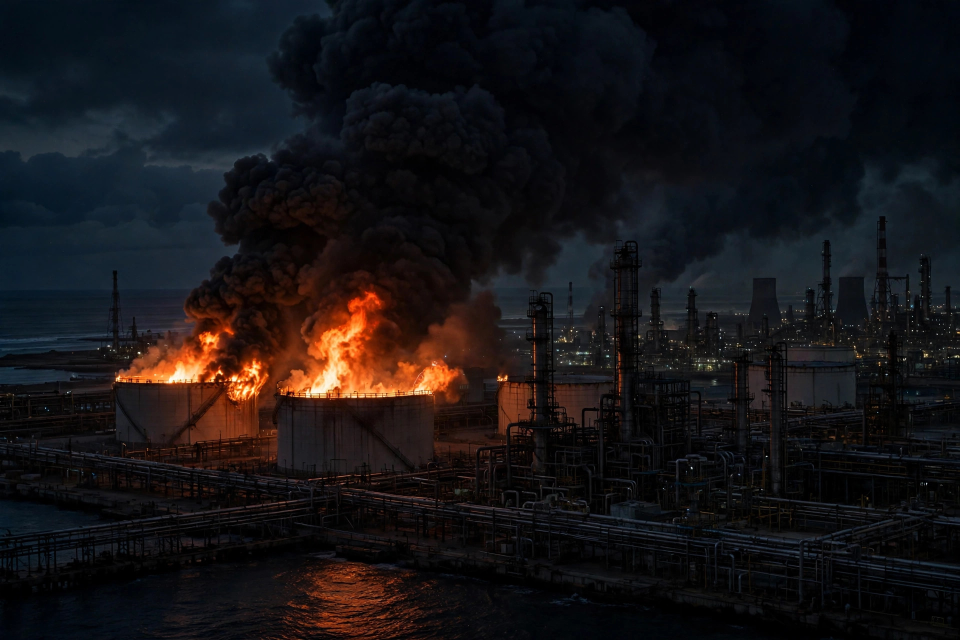
#> input picture assets/panel-oil.jpg, 1920 x 1280 px (shown at 1/2 size)
$ python build_image.py
#> lines starting #> are read from the running program, lines starting #| are printed output that depends on the picture
#> in build, `canvas = Image.new("RGB", (WIDTH, HEIGHT), PAPER)`: canvas: PIL image 1024x1024 RGB; every value is 255
#!/usr/bin/env python3
"""Compose the entry image for 26 November 2026 world news.

Builds a 1024x1024 newspaper front page from three photo panels made
for this entry (assets/panel-*.jpg) plus the day's headlines, drawn with
Pillow. Run from this directory:

    python3 build_image.py

Writes entry.png next to this script. Deterministic: same inputs give
the same bytes (Pillow writes no timestamps into PNGs).
"""

from __future__ import annotations

from pathlib import Path

from PIL import Image, ImageDraw, ImageFont, ImageOps

HERE = Path(__file__).resolve().parent
WIDTH = 1024
HEIGHT = 1024

NAVY = (15, 41, 74)
GOLD = (217, 164, 65)
PAPER = (255, 255, 255)
INK = (18, 18, 18)
GREY = (88, 94, 102)
LIGHT_GREY = (200, 205, 212)
MASTHEAD_SUB = (185, 199, 216)

FONT_DIR = Path("/usr/share/fonts/truetype/dejavu")


def font(name: str, size: int) -> ImageFont.FreeTypeFont:
    return ImageFont.truetype(str(FONT_DIR / name), size)


SERIF_BOLD = "DejaVuSerif-Bold.ttf"
SANS = "DejaVuSans.ttf"
SANS_BOLD = "DejaVuSans-Bold.ttf"

# (tag text, tag colour, headline, deck)
STORIES = [
    (
        "OIL",
        (178, 34, 34),
        "Houthis claim strike on Saudi's biggest refinery",
        "Brent crude tops $94 as Yemen's rebels say they hit Ras Tanura and Riyadh.",
    ),
    (
        "TARIFFS",
        (31, 58, 95),
        "Trump proposes new tariffs on 14 trading partners",
        "China faces the highest rates in a drive against factory overcapacity.",
    ),
    (
        "NUCLEAR",
        (96, 44, 130),
        "Kim orders tactical nuclear weapons spread wider",
        "North Korea says it will deploy the weapons across more domains.",
    ),
    (
        "UKRAINE",
        (24, 110, 62),
        "Kyiv says it struck a major Russian air base",
        "Ukraine reports five planes damaged in a strike deep inside Russia.",
    ),
    (
        "CAIRO",
        (176, 92, 8),
        "Fuel tanker crash fire kills at least 30 in Cairo",
        "A collision on a highway ringing the Egyptian capital ignites a blaze.",
    ),
]

ALSO = (
    "Also: Norway's top court voids disputed oil licences \u00b7 "
    "BepiColombo reaches Mercury orbit \u00b7 Nvidia put on downgrade watch \u00b7 "
    "Duran Duran's Andy Taylor dies at 65"
)

FOOTER = "One day, five stories: fire, tariffs, nukes, a strike, a blaze."
BOTTOM = (
    "World news of Thursday, 26 November 2026 \u00b7 "
    "One image, five stories, one day."
)


def fit_font(draw: ImageDraw.ImageDraw, text: str, name: str,
             start: int, limit: int, minimum: int = 20) -> ImageFont.FreeTypeFont:
    """Largest font size at which *text* fits within *limit* pixels."""
#> called with text = 'Thursday, 26 November 2026', name = 'DejaVuSerif-Bold.ttf', start = 62, limit = 960, minimum = 20
    size = start
    while size > minimum:
        f = font(name, size)
        if draw.textlength(text, font=f) <= limit:
            return f
        size -= 1
    return font(name, minimum)


def wrap(draw: ImageDraw.ImageDraw, text: str, f: ImageFont.FreeTypeFont,
         limit: int) -> list[str]:
    """Greedy word wrap of *text* to lines no wider than *limit*."""
    lines: list[str] = []
    current = ""
    for word in text.split(" "):
        trial = f"{current} {word}".strip()
        if draw.textlength(trial, font=f) <= limit:
            current = trial
        else:
            if current:
                lines.append(current)
            current = word
    if current:
        lines.append(current)
    return lines


def draw_panel(canvas: Image.Image, path: Path, x: int, y: int,
               w: int, h: int, centering: tuple[float, float] = (0.5, 0.5)) -> None:
#> called with x = 0, y = 150, w = 341, h = 300, centering = (0.3, 0.5)
    photo = Image.open(path).convert("RGB")
#> photo is the input picture: PIL image 1920x1280 RGB; mean R, G, B 22.3, 19.6, 21.7
    photo = ImageOps.fit(photo, (w, h), Image.LANCZOS, centering=centering)
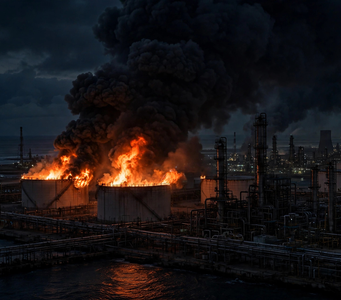
#> photo: PIL image 341x300 RGB; mean R, G, B 25.7, 20.4, 21.4
    canvas.paste(photo, (x, y))
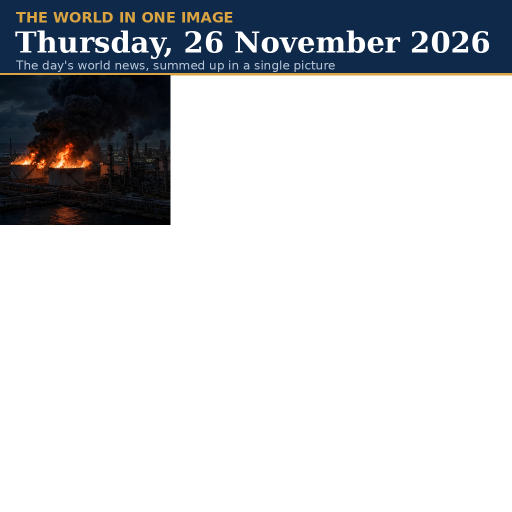
#> canvas: PIL image 1024x1024 RGB (shown at 1/2 size); mean R, G, B 203, 205.2, 208.5


def build() -> Image.Image:
    canvas = Image.new("RGB", (WIDTH, HEIGHT), PAPER)
    draw = ImageDraw.Draw(canvas)

    # --- Masthead -------------------------------------------------------
    draw.rectangle([0, 0, WIDTH, 148], fill=NAVY)
    f_kicker = font(SANS_BOLD, 29)
    draw.text((32, 18), "THE WORLD IN ONE IMAGE", font=f_kicker, fill=GOLD)
    f_date = fit_font(draw, "Thursday, 26 November 2026", SERIF_BOLD, 62, 960)
    draw.text((30, 50), "Thursday, 26 November 2026", font=f_date, fill=PAPER)
    f_sub = font(SANS, 24)
    draw.text(
        (32, 116),
        "The day's world news, summed up in a single picture",
        font=f_sub, fill=MASTHEAD_SUB,
    )
    draw.rectangle([0, 146, WIDTH, 150], fill=GOLD)

    # --- Photo row ------------------------------------------------------
    # Centerings keep each panel's subject in frame: the flames sit
    # left of centre in the refinery shot, the missile right of centre.
    panels = [
        ("panel-oil.jpg", (0.30, 0.50)),
        ("panel-ship.jpg", (0.50, 0.45)),
        ("panel-missile.jpg", (0.58, 0.50)),
    ]
    widths = [341, 342, 341]
    x = 0
    for (name, centre), w in zip(panels, widths):
        draw_panel(canvas, HERE / "assets" / name, x, 150, w, 300, centre)
        x += w
#> pass 2 of the loop in build, `for (name, centre), w in zip(panels, widths):`:
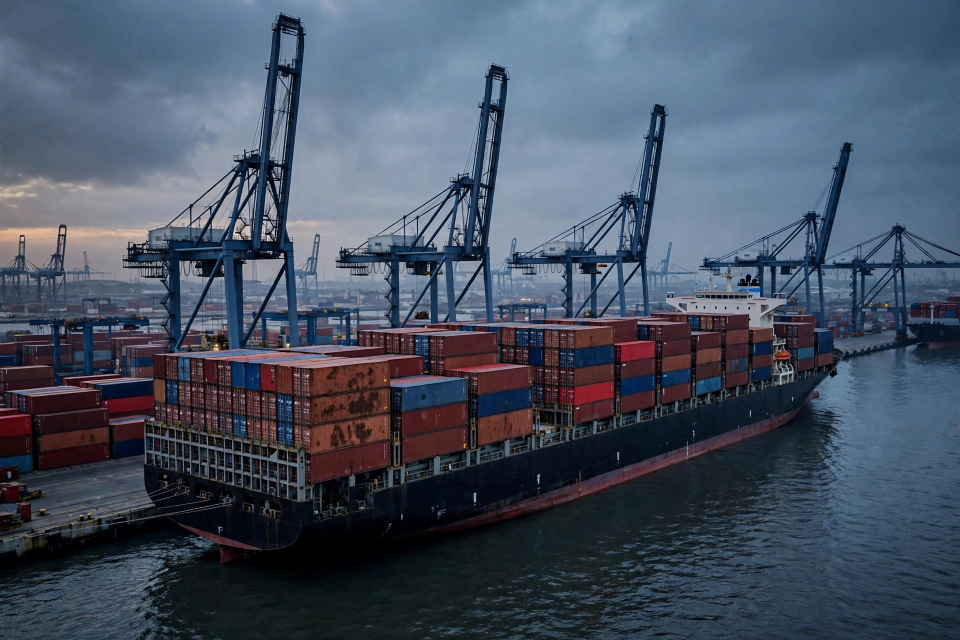
#> input picture assets/panel-ship.jpg, 1920 x 1280 px (shown at 1/2 size)
#> in draw_panel, photo is the input picture: PIL image 1920x1280 RGB; mean R, G, B 70.6, 81.6, 98.1
#> in draw_panel (call 2), `photo = ImageOps.fit(photo, (w, h), Image.LANCZOS, centering=centering)`:
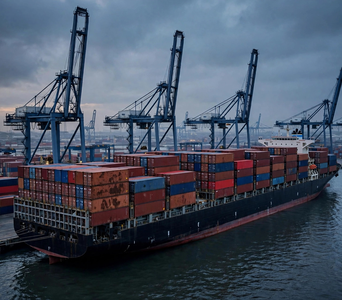
#> photo: PIL image 342x300 RGB; mean R, G, B 71.7, 81.9, 97.9
#> in draw_panel (call 2), `canvas.paste(photo, (x, y))`:
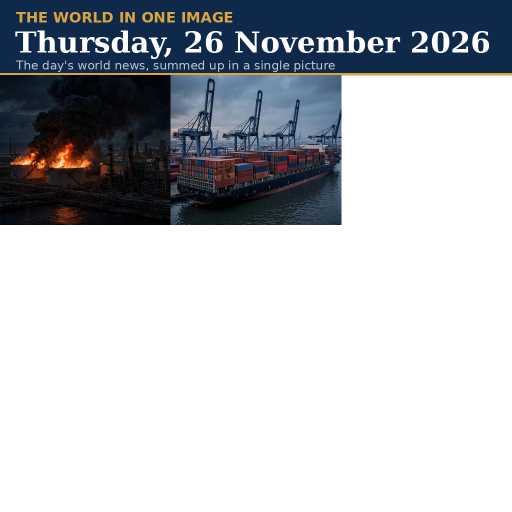
#> canvas: PIL image 1024x1024 RGB (shown at 1/2 size); mean R, G, B 185.1, 188.3, 193.2
#> pass 3 of the loop in build, `for (name, centre), w in zip(panels, widths):`:
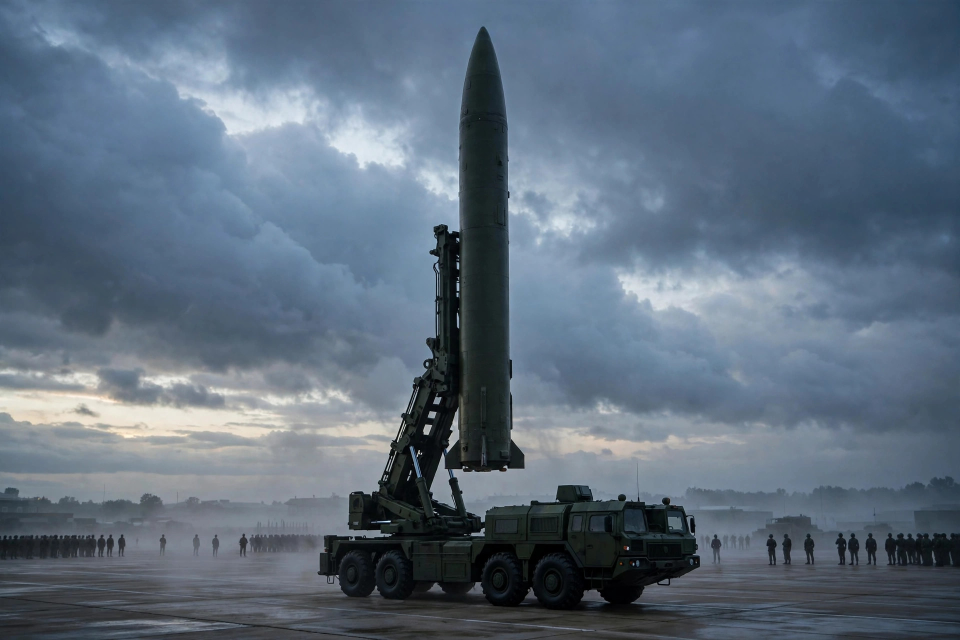
#> input picture assets/panel-missile.jpg, 1920 x 1280 px (shown at 1/2 size)
#> in draw_panel, photo is the input picture: PIL image 1920x1280 RGB; mean R, G, B 94, 109.6, 126
#> in draw_panel (call 3), `photo = ImageOps.fit(photo, (w, h), Image.LANCZOS, centering=centering)`:
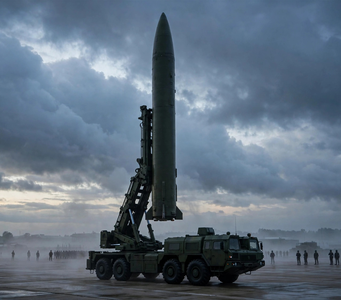
#> photo: PIL image 341x300 RGB; mean R, G, B 97.4, 112.8, 129
#> in draw_panel (call 3), `canvas.paste(photo, (x, y))`:
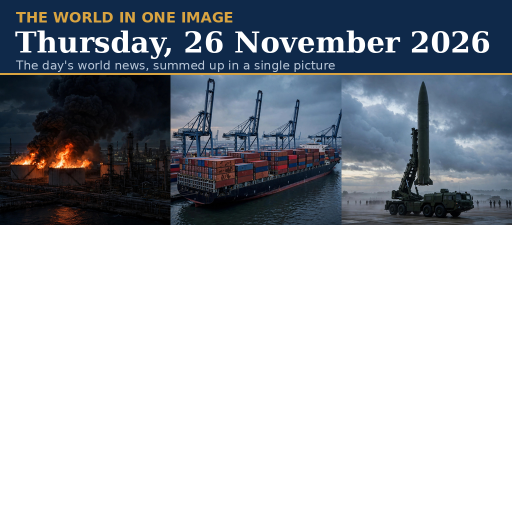
#> canvas: PIL image 1024x1024 RGB (shown at 1/2 size); mean R, G, B 169.7, 174.5, 181

    # --- Photo caption --------------------------------------------------
    f_cap = font(SANS, 20)
    draw.text((32, 456), "RAS TANURA  \u00b7  WORLD TRADE  \u00b7  PYONGYANG",
              font=f_cap, fill=GREY)

    # --- Headline list --------------------------------------------------
    y = 492
    for tag, colour, headline, deck in STORIES:
        f_tag = font(SANS_BOLD, 21)
        tag_w = int(draw.textlength(tag, font=f_tag)) + 20
        draw.rounded_rectangle([32, y, 32 + tag_w, y + 34], radius=4, fill=colour)
        draw.text((32 + 10, y + 4), tag, font=f_tag, fill=PAPER)
        head_x = 32 + tag_w + 14
        f_head = fit_font(draw, headline, SANS_BOLD, 29, WIDTH - 32 - head_x)
        draw.text((head_x, y + 1), headline, font=f_head, fill=INK)
        f_deck = font(SANS, 22)
        draw.text((32, y + 40), deck, font=f_deck, fill=GREY)
        draw.line([32, y + 72, WIDTH - 32, y + 72], fill=LIGHT_GREY, width=1)
        y += 80
#> this loop made 5 passes
#> (tag_w, head_x) on passes 1 to 5: (59, 105), (116, 162), (130, 176), (125, 171), (93, 139)
#> after the loop, y = 892

    # --- Also line ------------------------------------------------------
    f_also = font(SANS, 21)
    also_lines = wrap(draw, ALSO, f_also, WIDTH - 64)
#> also_lines = 2 items
    ay = y + 2
#> ay = 894
    for line in also_lines:
        draw.text((32, ay), line, font=f_also, fill=INK)
        ay += 27
#> this loop made 2 passes
#> ay on passes 1 to 2: 921, 948
#> after the loop, ay = 948

    # --- Footer band ----------------------------------------------------
    band_y = HEIGHT - 72
    draw.rectangle([0, band_y, WIDTH, HEIGHT - 26], fill=NAVY)
    f_foot = fit_font(draw, FOOTER, SANS_BOLD, 24, WIDTH - 64)
    foot_w = draw.textlength(FOOTER, font=f_foot)
#> foot_w = 779.9
    draw.text(((WIDTH - foot_w) / 2, band_y + 11), FOOTER, font=f_foot, fill=PAPER)

    # --- Bottom line ----------------------------------------------------
    f_bottom = font(SANS, 19)
    bottom_w = draw.textlength(BOTTOM, font=f_bottom)
#> bottom_w = 754.7
    draw.text(((WIDTH - bottom_w) / 2, HEIGHT - 23), BOTTOM,
              font=f_bottom, fill=GREY)

    return canvas


def main() -> None:
    image = build()
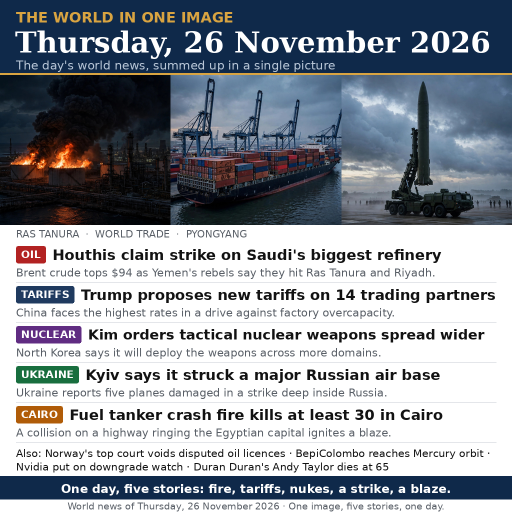
#> image: PIL image 1024x1024 RGB (shown at 1/2 size); mean R, G, B 145, 150.7, 158.8
    out = HERE / "entry.png"
    image.save(out, format="PNG", optimize=True)
    print(f"wrote {out} ({out.stat().st_size} bytes, {image.size[0]}x{image.size[1]})")
#| wrote entry.png (571237 bytes, 1024x1024)


if __name__ == "__main__":
    main()
